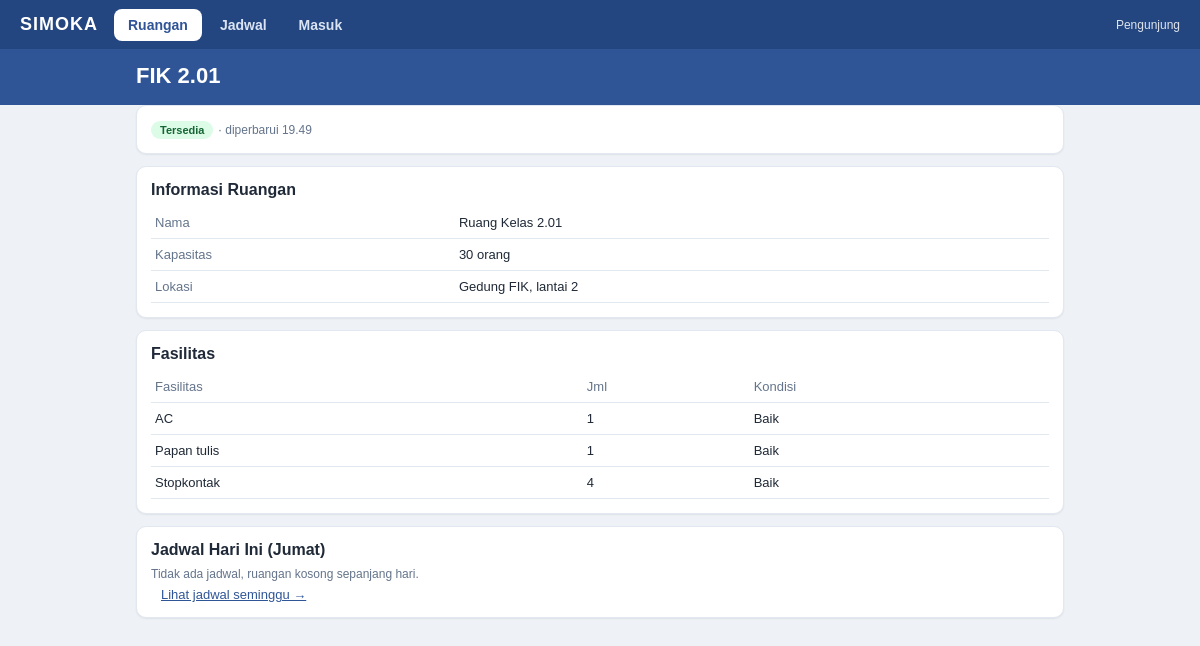
The app's page /ruangan.php?id=1 with its own data.
### tables this page shows
CREATE TABLE ruangan (
  id_ruangan   INT AUTO_INCREMENT PRIMARY KEY,
  kode_ruangan VARCHAR(20)  NOT NULL UNIQUE,
  nama_ruangan VARCHAR(100) NOT NULL,
  gedung       VARCHAR(50)  NOT NULL,
  lantai       INT NOT NULL,
  kapasitas    INT NOT NULL,
  status       ENUM('tersedia','digunakan') NOT NULL DEFAULT 'tersedia',
  updated_at   TIMESTAMP NOT NULL DEFAULT CURRENT_TIMESTAMP ON UPDATE CURRENT_TIMESTAMP
);

CREATE TABLE ruangan_fasilitas (
  id           INT AUTO_INCREMENT PRIMARY KEY,
  id_ruangan   INT NOT NULL,
  id_fasilitas INT NOT NULL,
  jumlah       INT NOT NULL DEFAULT 1,
  kondisi      ENUM('baik','rusak') NOT NULL DEFAULT 'baik',
  UNIQUE KEY uq_rf (id_ruangan, id_fasilitas),
  FOREIGN KEY (id_ruangan)   REFERENCES ruangan(id_ruangan)     ON DELETE CASCADE,
  FOREIGN KEY (id_fasilitas) REFERENCES fasilitas(id_fasilitas) ON DELETE CASCADE
);

CREATE TABLE fasilitas (
  id_fasilitas   INT AUTO_INCREMENT PRIMARY KEY,
  nama_fasilitas VARCHAR(50) NOT NULL UNIQUE,
  keterangan     VARCHAR(255) NULL
);

### ruangan.php (the view, shortened to what this page needs)
<?php
require 'app.php';
$id = (int)($_GET['id'] ?? 0);
$r = q('SELECT * FROM ruangan WHERE id_ruangan=?', [$id])->fetch();
$st = status_ruangan($id);
$fs = fasilitas_ruangan($id);
$hari = HARI[(int)date('N')];
$jd = q('SELECT j.*, p.nama pj FROM jadwal j LEFT JOIN pengguna p ON p.id_pengguna=j.id_pj WHERE id_ruangan=? AND hari=? ORDER BY jam_mulai', [$id, $hari])->fetchAll();
ob_start(); ?>
<div class="card"><?= badge($st['status']) ?> <span class="meta">· diperbarui <?= date('H.i') ?>
<?php if ($st['sumber'] === 'laporan' && $st['laporan']): ?> · berdasarkan laporan <?= e($st['laporan']['pj']) ?> pukul <?= jam(substr($st['laporan']['waktu_laporan'], 11)) ?><?php endif; ?></span>
<?php if ($st['jadwal']): ?><p class="meta">Jadwal saat ini: <?= e($st['jadwal']['kegiatan']) ?> (<?= jam($st['jadwal']['jam_mulai']) ?>–<?= jam($st['jadwal']['jam_selesai']) ?>)</p><?php endif; ?></div>
<div class="card"><h3>Informasi Ruangan</h3><table>
<tr><th>Nama</th><td><?= e($r['nama_ruangan']) ?></td></tr><tr><th>Kapasitas</th><td><?= $r['kapasitas'] ?> orang</td></tr>
<tr><th>Lokasi</th><td><?= e($r['gedung']) ?>, lantai <?= $r['lantai'] ?></td></tr></table></div>
<div class="card"><h3>Fasilitas</h3><?php if (!$fs): ?><p class="meta">Fasilitas belum didata.</p><?php else: ?><table><tr><th>Fasilitas</th><th>Jml</th><th>Kondisi</th></tr>
<?php foreach ($fs as $f): ?><tr><td><?= e($f['nama_fasilitas']) ?></td><td><?= $f['jumlah'] ?></td><td><?= $f['kondisi'] === 'baik' ? 'Baik' : '<span class="red">Rusak</span>' ?></td></tr><?php endforeach; ?></table><?php endif; ?></div>
<div class="card"><h3>Jadwal Hari Ini (<?= $hari ?>)</h3><?php if (!$jd): ?><p class="meta">Tidak ada jadwal, ruangan kosong sepanjang hari.</p><?php else: ?><table><tr><th>Jam</th><th>Kegiatan</th><th>PJ</th></tr>
<?php foreach ($jd as $j): ?><tr><td><?= jam($j['jam_mulai']) ?>–<?= jam($j['jam_selesai']) ?></td><td><?= e($j['kegiatan']) ?></td><td><?= e($j['pj'] ?? '-') ?></td></tr><?php endforeach; ?></table><?php endif; ?>
<a class="link" href="jadwal.php?ruangan=<?= $id ?>">Lihat jadwal seminggu →</a></div>
<?php layout($r['kode_ruangan'], ob_get_clean(), 'ruangan');

### app.php (shortened to what this page needs)
<?php
function db(): PDO {
    static $pdo;
    if (!$pdo) {
        $pdo = new PDO('mysql:host=' . DB_HOST . ';dbname=' . DB_NAME . ';charset=utf8mb4', DB_USER, DB_PASS, [
            PDO::ATTR_ERRMODE => PDO::ERRMODE_EXCEPTION,
            PDO::ATTR_DEFAULT_FETCH_MODE => PDO::FETCH_ASSOC,
        ]);
    }
    return $pdo;
}
function q(string $sql, array $p = []): PDOStatement { $s = db()->prepare($sql); $s->execute($p); return $s; }
function e($v): string { return htmlspecialchars((string)$v, ENT_QUOTES, 'UTF-8'); }
function user(): ?array { return $_SESSION['user'] ?? null; }
function flash(?string $msg = null, string $type = 'ok') {
    $f = $_SESSION['flash'] ?? null; unset($_SESSION['flash']); return $f;
}
function status_ruangan(int $id, ?int $ts = null): array {
    $ts ??= time();
    $hari = HARI[(int)date('N', $ts)];
    $jam = date('H:i:s', $ts);
    $jadwal = q('SELECT j.*, p.nama pj FROM jadwal j LEFT JOIN pengguna p ON p.id_pengguna=j.id_pj
                 WHERE id_ruangan=? AND hari=? AND jam_mulai<=? AND jam_selesai>? LIMIT 1', [$id, $hari, $jam, $jam])->fetch() ?: null;
    $lap = q('SELECT l.*, p.nama pj FROM laporan_status l JOIN pengguna p ON p.id_pengguna=l.id_pj
              WHERE id_ruangan=? AND DATE(waktu_laporan)=? AND waktu_laporan<=? ORDER BY waktu_laporan DESC, id_laporan DESC LIMIT 1',
              [$id, date('Y-m-d', $ts), date('Y-m-d H:i:s', $ts)])->fetch() ?: null;
    return ['status' => 'tersedia', 'sumber' => $lap ? 'laporan' : 'jadwal', 'jadwal' => null, 'laporan' => $lap];
}
function fasilitas_ruangan(int $id): array {
    return q('SELECT f.nama_fasilitas, rf.jumlah, rf.kondisi, f.id_fasilitas FROM ruangan_fasilitas rf
              JOIN fasilitas f ON f.id_fasilitas=rf.id_fasilitas WHERE rf.id_ruangan=? ORDER BY f.nama_fasilitas', [$id])->fetchAll();
}
function badge(string $s): string {
    return $s === 'digunakan' ? '<span class="b no">Digunakan</span>' : '<span class="b ok">Tersedia</span>';
}
function layout(string $title, string $body, string $active = ''): void {
    $u = user(); $f = flash();
    $nav = [['index.php', 'Ruangan', 'ruangan'], ['jadwal.php', 'Jadwal', 'jadwal']];
    $nav[] = $u ? ['logout.php', 'Keluar', 'akun'] : ['login.php', 'Masuk', 'akun'];
    ?><!doctype html><html lang="id"><head><meta charset="utf-8"><meta name="viewport" content="width=device-width,initial-scale=1">
<title><?= e($title) ?> · SIMOKA</title><link rel="stylesheet" href="assets/style.css"></head><body>
<header class="bar"><a class="brand" href="index.php">SIMOKA</a>
<nav class="nav"><?php foreach ($nav as [$h, $l, $k]): ?><a href="<?= $h ?>" class="<?= $k === $active ? 'on' : '' ?>"><?= $l ?></a><?php endforeach; ?></nav>
<span class="who"><?= $u ? e($u['nama']) . ' · ' . e(str_replace('_', ' ', $u['peran'])) : 'Pengunjung' ?></span></header>
<div class="top"><div class="wrap"><h1><?= e($title) ?></h1></div></div>
<main class="wrap"><?php if ($f): ?><div class="alert <?= e($f[1]) ?>"><?= e($f[0]) ?></div><?php endif; ?><?= $body ?></main>
</body></html><?php
}

### assets/style.css (style rules this page uses)
* { box-sizing:border-box }
body { margin:0;font-family:Arial,Helvetica,sans-serif;background:#eef2f7;color:#1f2937;padding-bottom:24px }
a { color:#2f5597 }
.wrap { max-width:960px;margin:0 auto;padding:0 16px }
.top { background:#2f5597;color:#fff;padding:4px 0 16px }
.brand { color:#fff;font-weight:bold;text-decoration:none;letter-spacing:1px }
.who { font-size:12px;opacity:.85;text-transform:capitalize }
.top h1 { margin:10px 0 0;font-size:22px }
main { padding-top:14px }
.card { display:block;background:#fff;border:1px solid #e2e8f0;border-radius:10px;padding:14px;margin:0 0 12px;box-shadow:0 1px 2px #0001;color:inherit;text-decoration:none }
.card h3 { margin:0 0 8px;font-size:16px }
.meta { font-size:12px;color:#64748b;margin:4px 0 }
.b { display:inline-block;font-size:11px;font-weight:bold;padding:3px 9px;border-radius:99px }
.ok { background:#dcfce7;color:#166534 }
.link { font-size:13px;margin-left:10px }
table { width:100%;border-collapse:collapse;font-size:13px }
td,th { border-bottom:1px solid #e2e8f0;padding:8px 4px;text-align:left;vertical-align:top }
th { color:#64748b;font-weight:normal }
.bar { position:sticky;top:0;z-index:10;display:flex;align-items:center;gap:16px;background:#244680;color:#fff;padding:0 20px;flex-wrap:wrap }
.bar .brand { font-size:18px;padding:14px 0 }
.bar .who { margin-left:auto }
.nav { display:flex;gap:4px;flex-wrap:wrap }
.nav a { color:#dbe4f3;text-decoration:none;font-size:14px;font-weight:bold;padding:8px 14px;border-radius:8px }
.nav a.on { background:#fff;color:#2f5597 }

### records on screen
ruangan: kode_ruangan "FIK 2.01", nama_ruangan "Ruang Kelas 2.01", kapasitas "30", gedung "Gedung FIK", lantai "2"
ruangan_fasilitas: id_fasilitas.nama_fasilitas "AC", jumlah "1", kondisi "Baik"
ruangan_fasilitas: id_fasilitas.nama_fasilitas "Papan tulis", jumlah "1", kondisi "Baik"
ruangan_fasilitas: id_fasilitas.nama_fasilitas "Stopkontak", jumlah "4", kondisi "Baik"

### other values on screen
$l "Ruangan"
$l "Jadwal"
$l "Masuk"
$hari "Jumat"
